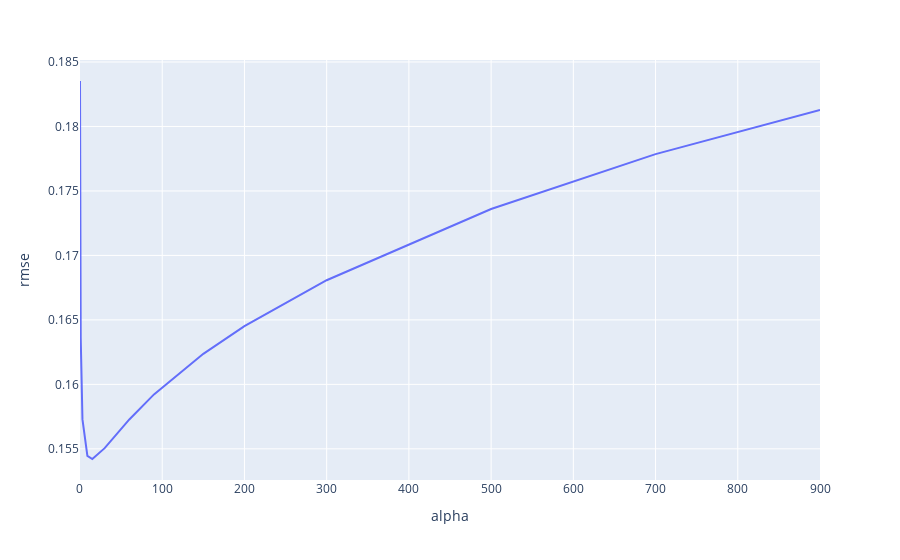

This figure's notebook cell:
### Code cell
px.line(x=alpha,y=cv,labels={'x':'alpha','y':'rmse'})

### Figure 1 — Plotly figure (JSON) as saved in the notebook; plotly's stock layout.template omitted (floating-point values rounded to 4 significant figures)
{"data": [{"hovertemplate": "alpha=%{x}<br>rmse=%{y}<extra></extra>", "legendgroup": "", "line": {"color": "#636efa", "dash": "solid"}, "mode": "lines", "name": "", "orientation": "v", "showlegend": false, "type": "scatter", "x": [0.01, 0.09, 0.3, 0.9, 3, 9, 15, 30, 60, 90, 150, 200, 300, 500, 700, 900], "xaxis": "x", "y": [0.1835, 0.1782, 0.1707, 0.1636, 0.1573, 0.1544, 0.1542, 0.1551, 0.1573, 0.1592, 0.1624, 0.1645, 0.1681, 0.1736, 0.1779, 0.1813], "yaxis": "y"}], "layout": {"autosize": true, "legend": {"tracegroupgap": 0}, "margin": {"t": 60}, "xaxis": {"anchor": "y", "autorange": true, "domain": [0, 1], "range": [0.01, 900], "title": {"text": "alpha"}, "type": "linear"}, "yaxis": {"anchor": "x", "autorange": true, "domain": [0, 1], "range": [0.1526, 0.1852], "title": {"text": "rmse"}, "type": "linear"}}}
